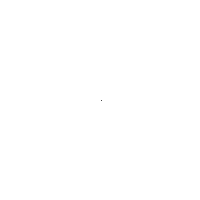
Frame 1 (no input)
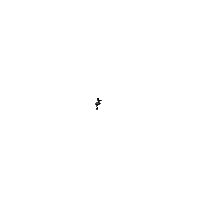
Frame 60 (the mouse pressed at the canvas centre just before this capture)
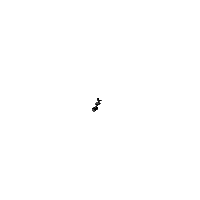
Frame 120 (the mouse held since frame 60 and released just before this capture)

The Processing sketch that drew these frames (run headless with seeded random() and noise(); from frame 60 on, the mouse is pressed at the canvas centre):

// Processing sketch: BrownianMotion
// ── BrownianMotion.pde
float x,y;

void setup() {
  size(200,200);
  x=width/2;
  y=height/2;
  background(255);
}

void draw() {
  int dx=(int)random(2);
  int dy=(int)random(2);
  if (random(1)<0.5) {
    dx*=-1;
  }
  if (random(1)<0.5) {
    dy*=-1;
  }
  x+=dx;
  y+=dy;
  if (x<0) {
    x+=width;
  } else if (x>=width) {
    x-=width;
  }
  if (y<0) {
    y+=height;
  } else if (y>=height) {
    y-=height;
  }
  point(x,y);
}
